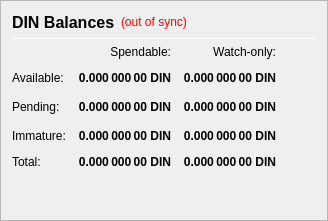
                   <widget class="QFrame" name="frame_Balances">
                    <property name="frameShape">
                     <enum>QFrame::StyledPanel</enum>
                    </property>
                    <property name="frameShadow">
                     <enum>QFrame::Raised</enum>
                    </property>
                    <layout class="QVBoxLayout" name="verticalLayout_4">
                     <item>
                      <layout class="QHBoxLayout" name="horizontalLayout_4">
                       <item>
                        <widget class="QLabel" name="label_5">
                         <property name="minimumSize">
                          <size>
                           <width>0</width>
                           <height>20</height>
                          </size>
                         </property>
                         <property name="font">
                          <font>
                           <pointsize>12</pointsize>
                           <weight>75</weight>
                           <bold>true</bold>
                          </font>
                         </property>
                         <property name="text">
                          <string>DIN Balances</string>
                         </property>
                        </widget>
                       </item>
                       <item>
                        <widget class="QLabel" name="labelWalletStatus">
                         <property name="cursor">
                          <cursorShape>WhatsThisCursor</cursorShape>
                         </property>
                         <property name="toolTip">
                          <string>The displayed information may be out of date. Your wallet automatically synchronizes with the DINERO network after a connection is established, but this process has not completed yet.</string>
                         </property>
                         <property name="styleSheet">
                          <string notr="true">QLabel { color: red; }</string>
                         </property>
                         <property name="text">
                          <string notr="true">(out of sync)</string>
                         </property>
                         <property name="alignment">
                          <set>Qt::AlignLeading|Qt::AlignLeft|Qt::AlignVCenter</set>
                         </property>
                        </widget>
                       </item>
                       <item>
                        <spacer name="horizontalSpacer_3">
                         <property name="orientation">
                          <enum>Qt::Horizontal</enum>
                         </property>
                         <property name="sizeHint" stdset="0">
                          <size>
                           <width>40</width>
                           <height>20</height>
                          </size>
                         </property>
                        </spacer>
                       </item>
                      </layout>
                     </item>
                     <item>
                      <widget class="Line" name="line_Balance">
                       <property name="minimumSize">
                        <size>
                         <width>0</width>
                         <height>1</height>
                        </size>
                       </property>
                       <property name="maximumSize">
                        <size>
                         <width>16777215</width>
                         <height>1</height>
                        </size>
                       </property>
                       <property name="orientation">
                        <enum>Qt::Horizontal</enum>
                       </property>
                      </widget>
                     </item>
                     <item>
                      <layout class="QGridLayout" name="gridLayout">
                       <property name="spacing">
                        <number>12</number>
                       </property>
                       <item row="2" column="2">
                        <widget class="QLabel" name="labelWatchPending">
                         <property name="font">
                          <font>
                           <weight>75</weight>
                           <bold>true</bold>
                          </font>
                         </property>
                         <property name="cursor">
                          <cursorShape>IBeamCursor</cursorShape>
                         </property>
                         <property name="toolTip">
                          <string>Unconfirmed transactions to watch-only addresses</string>
                         </property>
                         <property name="text">
                          <string notr="true">0.000 000 00 DIN</string>
                         </property>
                         <property name="alignment">
                          <set>Qt::AlignRight|Qt::AlignTrailing|Qt::AlignVCenter</set>
                         </property>
                         <property name="textInteractionFlags">
                          <set>Qt::LinksAccessibleByMouse|Qt::TextSelectableByKeyboard|Qt::TextSelectableByMouse</set>
                         </property>
                        </widget>
                       </item>
                       <item row="2" column="1">
                        <widget class="QLabel" name="labelUnconfirmed">
                         <property name="font">
                          <font>
                           <weight>75</weight>
                           <bold>true</bold>
                          </font>
                         </property>
                         <property name="cursor">
                          <cursorShape>IBeamCursor</cursorShape>
                         </property>
                         <property name="toolTip">
                          <string>Total of transactions that have yet to be confirmed, and do not yet count toward the spendable balance</string>
                         </property>
                         <property name="text">
                          <string notr="true">0.000 000 00 DIN</string>
                         </property>
                         <property name="alignment">
                          <set>Qt::AlignRight|Qt::AlignTrailing|Qt::AlignVCenter</set>
                         </property>
                         <property name="textInteractionFlags">
                          <set>Qt::LinksAccessibleByMouse|Qt::TextSelectableByKeyboard|Qt::TextSelectableByMouse</set>
                         </property>
                        </widget>
                       </item>
                       <item row="3" column="2">
                        <widget class="QLabel" name="labelWatchImmature">
                         <property name="font">
                          <font>
                           <weight>75</weight>
                           <bold>true</bold>
                          </font>
                         </property>
                         <property name="cursor">
                          <cursorShape>IBeamCursor</cursorShape>
                         </property>
                         <property name="toolTip">
                          <string>Staked or masternode rewards in watch-only addresses that has not yet matured</string>
                         </property>
                         <property name="text">
                          <string notr="true">0.000 000 00 DIN</string>
                         </property>
                         <property name="alignment">
                          <set>Qt::AlignRight|Qt::AlignTrailing|Qt::AlignVCenter</set>
                         </property>
                         <property name="textInteractionFlags">
                          <set>Qt::LinksAccessibleByMouse|Qt::TextSelectableByKeyboard|Qt::TextSelectableByMouse</set>
                         </property>
                        </widget>
                       </item>
                       <item row="4" column="0">
                        <widget class="QLabel" name="labelTotalText">
                         <property name="text">
                          <string>Total:</string>
                         </property>
                        </widget>
                       </item>
                       <item row="3" column="1">
                        <widget class="QLabel" name="labelImmature">
                         <property name="font">
                          <font>
                           <weight>75</weight>
                           <bold>true</bold>
                          </font>
                         </property>
                         <property name="cursor">
                          <cursorShape>IBeamCursor</cursorShape>
                         </property>
                         <property name="toolTip">
                          <string>Staked or masternode rewards that has not yet matured</string>
                         </property>
                         <property name="text">
                          <string notr="true">0.000 000 00 DIN</string>
                         </property>
                         <property name="alignment">
                          <set>Qt::AlignRight|Qt::AlignTrailing|Qt::AlignVCenter</set>
                         </property>
                         <property name="textInteractionFlags">
                          <set>Qt::LinksAccessibleByMouse|Qt::TextSelectableByKeyboard|Qt::TextSelectableByMouse</set>
                         </property>
                        </widget>
                       </item>
                       <item row="2" column="3">
                        <spacer name="horizontalSpacer_2">
                         <property name="orientation">
                          <enum>Qt::Horizontal</enum>
                         </property>
                         <property name="sizeHint" stdset="0">
                          <size>
                           <width>40</width>
                           <height>20</height>
                          </size>
                         </property>
                        </spacer>
                       </item>
                       <item row="3" column="0">
                        <widget class="QLabel" name="labelImmatureText">
                         <property name="text">
                          <string>Immature:</string>
                         </property>
                        </widget>
                       </item>
                       <item row="4" column="1">
                        <widget class="QLabel" name="labelTotal">
                         <property name="font">
                          <font>
                           <weight>75</weight>
                           <bold>true</bold>
                          </font>
                         </property>
                         <property name="cursor">
                          <cursorShape>IBeamCursor</cursorShape>
                         </property>
                         <property name="toolTip">
                          <string>Your current total balance</string>
                         </property>
                         <property name="text">
                          <string notr="true">0.000 000 00 DIN</string>
                         </property>
                         <property name="alignment">
                          <set>Qt::AlignRight|Qt::AlignTrailing|Qt::AlignVCenter</set>
                         </property>
                         <property name="textInteractionFlags">
                          <set>Qt::LinksAccessibleByMouse|Qt::TextSelectableByKeyboard|Qt::TextSelectableByMouse</set>
                         </property>
                        </widget>
                       </item>
                       <item row="4" column="2">
                        <widget class="QLabel" name="labelWatchTotal">
                         <property name="font">
                          <font>
                           <weight>75</weight>
                           <bold>true</bold>
                          </font>
                         </property>
                         <property name="cursor">
                          <cursorShape>IBeamCursor</cursorShape>
                         </property>
                         <property name="toolTip">
                          <string>Current total balance in watch-only addresses</string>
                         </property>
                         <property name="text">
                          <string notr="true">0.000 000 00 DIN</string>
                         </property>
                         <property name="alignment">
                          <set>Qt::AlignRight|Qt::AlignTrailing|Qt::AlignVCenter</set>
                         </property>
                         <property name="textInteractionFlags">
                          <set>Qt::LinksAccessibleByMouse|Qt::TextSelectableByKeyboard|Qt::TextSelectableByMouse</set>
                         </property>
                        </widget>
                       </item>
                       <item row="0" column="2">
                        <widget class="QLabel" name="labelWatchonly">
                         <property name="text">
                          <string>Watch-only:</string>
                         </property>
                         <property name="alignment">
                          <set>Qt::AlignRight|Qt::AlignTrailing|Qt::AlignVCenter</set>
                         </property>
                        </widget>
                       </item>
                       <item row="1" column="0">
                        <widget class="QLabel" name="labelBalanceText">
                         <property name="text">
                          <string>Available:</string>
                         </property>
                        </widget>
                       </item>
                       <item row="1" column="1">
                        <widget class="QLabel" name="labelBalance">
                         <property name="font">
                          <font>
                           <weight>75</weight>
                           <bold>true</bold>
                          </font>
                         </property>
                         <property name="cursor">
                          <cursorShape>IBeamCursor</cursorShape>
                         </property>
                         <property name="toolTip">
                          <string>Your current spendable balance</string>
                         </property>
                         <property name="text">
                          <string notr="true">0.000 000 00 DIN</string>
                         </property>
                         <property name="alignment">
                          <set>Qt::AlignRight|Qt::AlignTrailing|Qt::AlignVCenter</set>
                         </property>
                         <property name="textInteractionFlags">
                          <set>Qt::LinksAccessibleByMouse|Qt::TextSelectableByKeyboard|Qt::TextSelectableByMouse</set>
                         </property>
                        </widget>
                       </item>
                       <item row="1" column="2">
                        <widget class="QLabel" name="labelWatchAvailable">
                         <property name="font">
                          <font>
                           <weight>75</weight>
                           <bold>true</bold>
                          </font>
                         </property>
                         <property name="cursor">
                          <cursorShape>IBeamCursor</cursorShape>
                         </property>
                         <property name="toolTip">
                          <string>Your current balance in watch-only addresses</string>
                         </property>
                         <property name="text">
                          <string notr="true">0.000 000 00 DIN</string>
                         </property>
                         <property name="alignment">
                          <set>Qt::AlignRight|Qt::AlignTrailing|Qt::AlignVCenter</set>
                         </property>
                         <property name="textInteractionFlags">
                          <set>Qt::LinksAccessibleByMouse|Qt::TextSelectableByKeyboard|Qt::TextSelectableByMouse</set>
                         </property>
                        </widget>
                       </item>
                       <item row="2" column="0">
                        <widget class="QLabel" name="labelPendingText">
                         <property name="text">
                          <string>Pending:</string>
                         </property>
                        </widget>
                       </item>
                       <item row="0" column="1">
                        <widget class="QLabel" name="labelSpendable">
                         <property name="text">
                          <string>Spendable:</string>
                         </property>
                         <property name="alignment">
                          <set>Qt::AlignRight|Qt::AlignTrailing|Qt::AlignVCenter</set>
                         </property>
                        </widget>
                       </item>
                      </layout>
                     </item>
                     <item>
                      <spacer name="verticalSpacer">
                       <property name="orientation">
                        <enum>Qt::Vertical</enum>
                       </property>
                       <property name="sizeHint" stdset="0">
                        <size>
                         <width>20</width>
                         <height>40</height>
                        </size>
                       </property>
                      </spacer>
                     </item>
                    </layout>
                   </widget>
